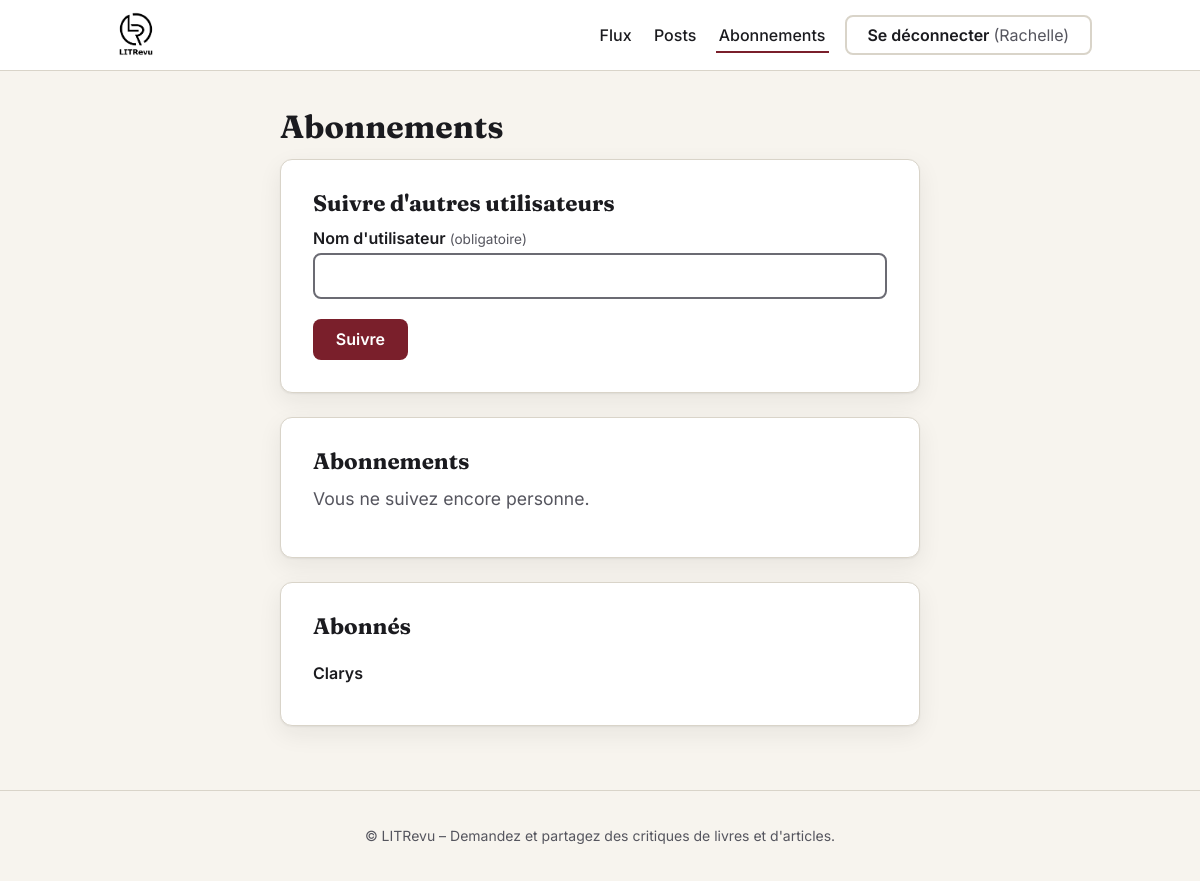
Page /abonnements/ (signed in) on the earlier database version.
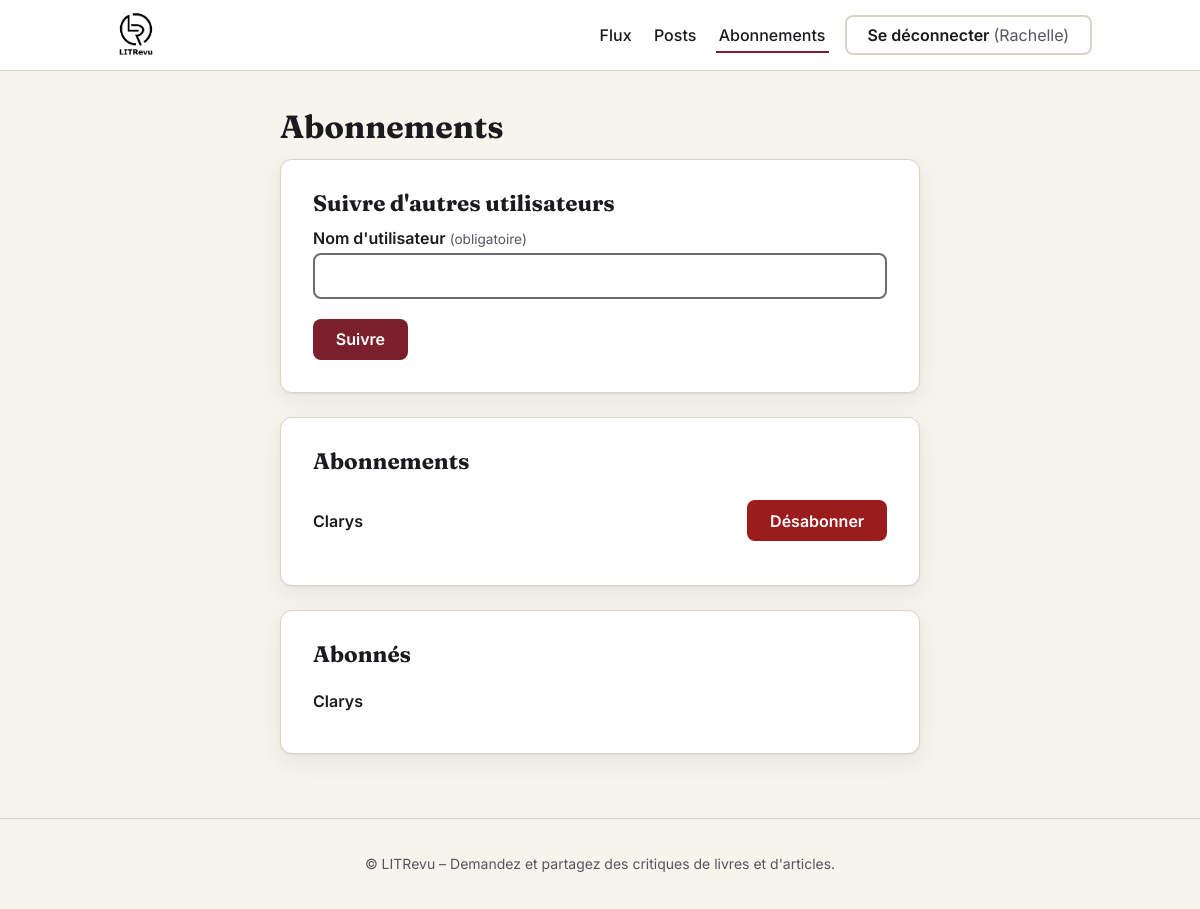
Same page on the later database version.
### reviews/models.py (models this page shows, shortened)
class UserFollows(models.Model):
    user = models.ForeignKey(
        to=settings.AUTH_USER_MODEL, on_delete=models.CASCADE,
        related_name='following')
    followed_user = models.ForeignKey(
        to=settings.AUTH_USER_MODEL, on_delete=models.CASCADE,
        related_name='followed_by')
    class Meta:
        unique_together = ('user', 'followed_user', )
        verbose_name = 'abonnement'
        verbose_name_plural = 'abonnements'

### authentication/models.py (models this page shows, shortened)
class User(AbstractUser):
    """Utilisateur personnalisé.

    On part d'AbstractUser pour garder username, mot de passe, e-mail, etc.
    Les champs spécifiques au projet (rôle, photo...)
    se rajoutent ici plus tard.
    """

### reviews/views.py (the view, shortened to what this page needs)
# urls.py: path('abonnements/', views.follows, name='follows'),
@login_required
def follows(request):
    form = FollowForm(request.POST or None, user=request.user)
    following = (UserFollows.objects
                 .filter(user=request.user)
                 .select_related('followed_user')
                 .order_by('followed_user__username'))
    followers = (UserFollows.objects
                 .filter(followed_user=request.user)
                 .select_related('user')
                 .order_by('user__username'))
    return render(
        request,
        'reviews/follows.html',
        {'form': form, 'following': following, 'followers': followers},
    )

### reviews/forms.py (shortened to what this page needs)
class FollowForm(forms.Form):
    username = forms.CharField(label="Nom d'utilisateur", max_length=150)
    def __init__(self, *args, user, **kwargs):
        super().__init__(*args, **kwargs)
        self.user = user
        self.followed_user = None
        self.fields['username'].widget.attrs.update({
            'autocomplete': 'off',
            'autocapitalize': 'none',
            'spellcheck': 'false',
        })

### templates/reviews/follows.html (shortened to what this page needs)
{% extends 'base.html' %}
{% block content %}
<div class="follow-page">
<h1>Abonnements</h1>
<section class="card card--form follow-section" aria-labelledby="suivre-titre">
  <h2 id="suivre-titre" class="h2">Suivre d'autres utilisateurs</h2>
  <form method="post" novalidate>
    {% include 'authentication/_form_fields.html' %}
    <button type="submit" class="btn btn--primary">Suivre</button>
  </form>
</section>
<section class="card card--form follow-section" aria-labelledby="suivis-titre">
  <h2 id="suivis-titre" class="h2">Abonnements</h2>
  {% if following %}
    <ul class="follow-list">
      {% for follow in following %}
        <li>
          <span class="follow-list__name">{{ follow.followed_user.username }}</span>
          <form method="post" action="{% url 'unfollow' follow.pk %}">
            <button type="submit" class="btn btn--danger" title="Se désabonner de {{ follow.followed_user.username }}">Désabonner<span class="visually-hidden"> {{ follow.followed_user.username }}</span></button>
          </form>
        </li>
      {% endfor %}
    </ul>
  {% else %}
    <p class="lead">Vous ne suivez encore personne.</p>
  {% endif %}
</section>
<section class="card card--form follow-section" aria-labelledby="abonnes-titre">
  <h2 id="abonnes-titre" class="h2">Abonnés</h2>
  {% if followers %}
    <ul class="follow-list">
      {% for follow in followers %}
        <li><span class="follow-list__name">{{ follow.user.username }}</span></li>
      {% endfor %}
    </ul>
  {% else %}
    <p class="lead">Personne ne vous suit pour le moment.</p>
  {% endif %}
</section>
</div>
{% endblock %}

Differences in the rows shown:
added UserFollows: followed_user.username "Clarys", shown under "Abonnements"
Other differences:
text no longer shown: "Vous ne suivez encore personne."
